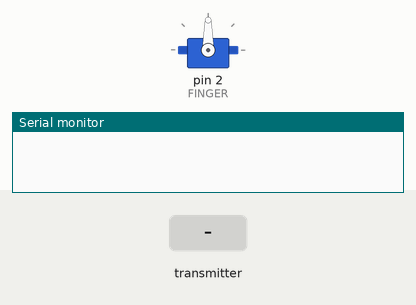
Bench run of a sketch on a simulated Arduino Uno, built with avr-gcc and run on an emulated ATmega328P. On the bench: servo, the last lines printed to the serial monitor. The test bench sets the inputs (shaded band). No radio packets arrive unless stated.

Above: at 1.2 s.
1.3 s: the transmitter starts sending flex = 0
At 1.8 s:
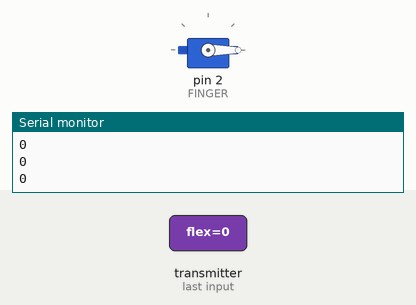
2.8 s: the transmitter starts sending flex = 1023
At 3.2 s:
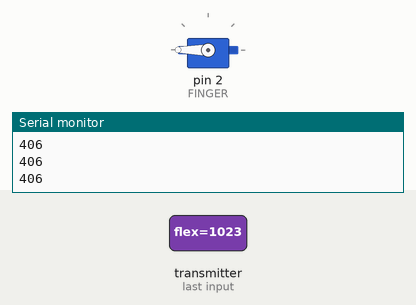
4.3 s: the transmitter starts sending flex = 256
At 4.7 s:
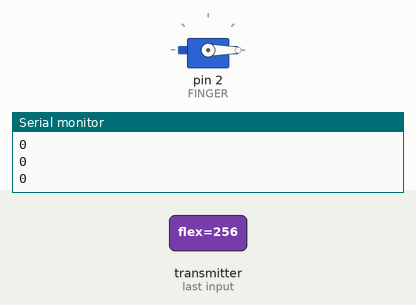
Timing chart, 0 to 7.3 s (numbered marks = the images above; inputs shaded):
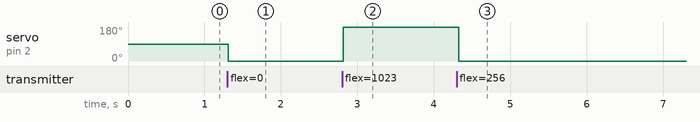

The sketch:

sensors-20-04174-v2.pdf.ino
```cpp
#include <Servo.h>
#include <SPI.h>
#include <RF24.h>
#include <nRF24L01.h>

#define FINGER 2

RF24 radio(7, 8);
Servo myservo;
int flex;
const byte address[10] = "00001";

void setup() {
  Serial.begin(115200);

  myservo.attach(FINGER);

  radio.begin();
  radio.openReadingPipe(0, address);
  radio.setPALevel(RF24_PA_MIN);
  radio.startListening();
}

void loop() {
  if (radio.available()) {
    radio.read(&flex, sizeof(flex));
    flex = map(flex, 570, 770, 1, 180);
    if (flex < 30) flex = 0;
    Serial.println(flex);
    myservo.write(flex);
  }
  delay (100);
}
```

Measured:
- after the input at 1.3 s, servo on pin 2 (FINGER): 90° → 0° at once
- after the input at 2.8 s, servo on pin 2 (FINGER): 0° → 180° at once
- after the input at 4.3 s, servo on pin 2 (FINGER): 180° → 0° at once
